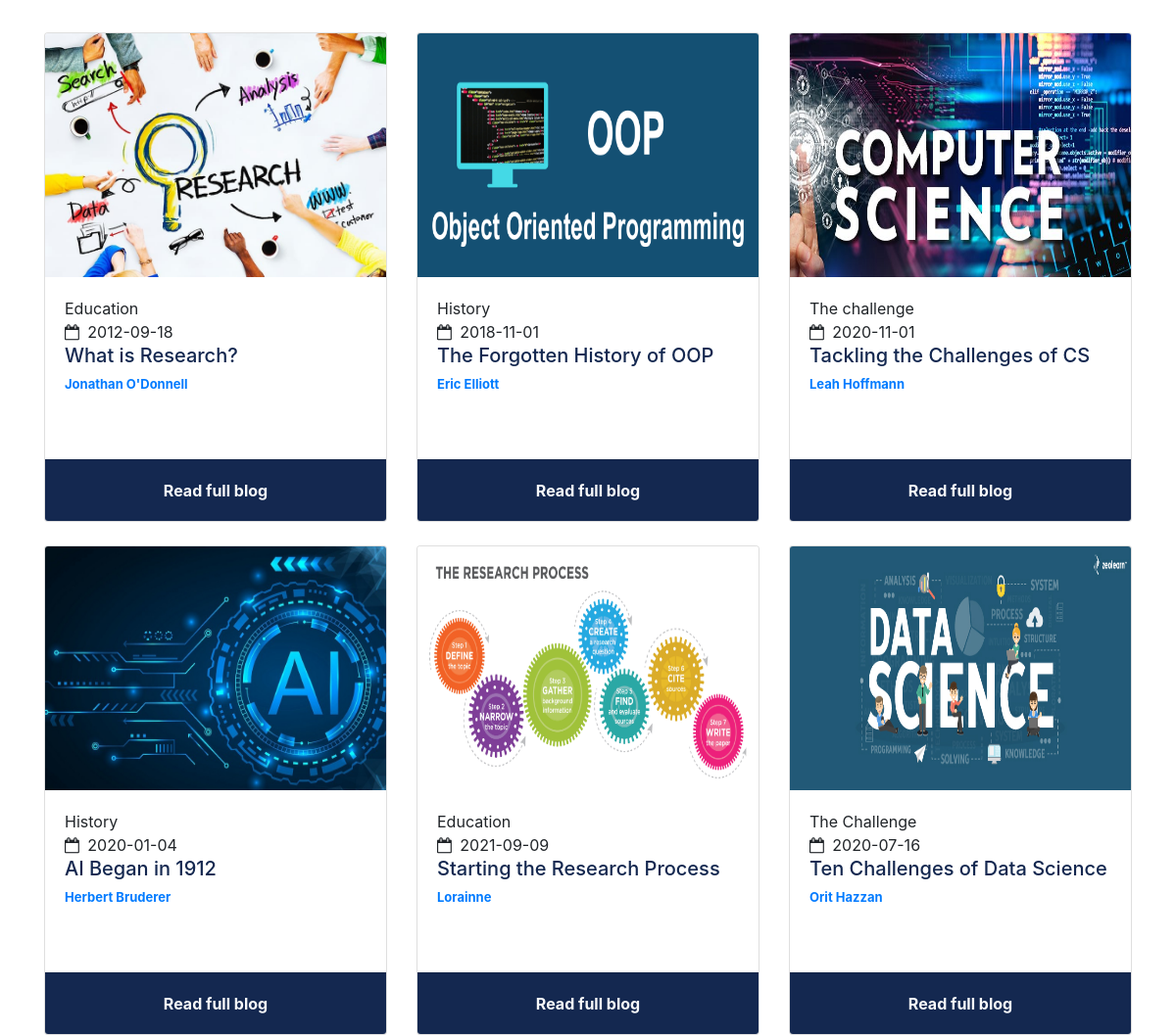
The app's page /php/blog.php (middle part), older data.
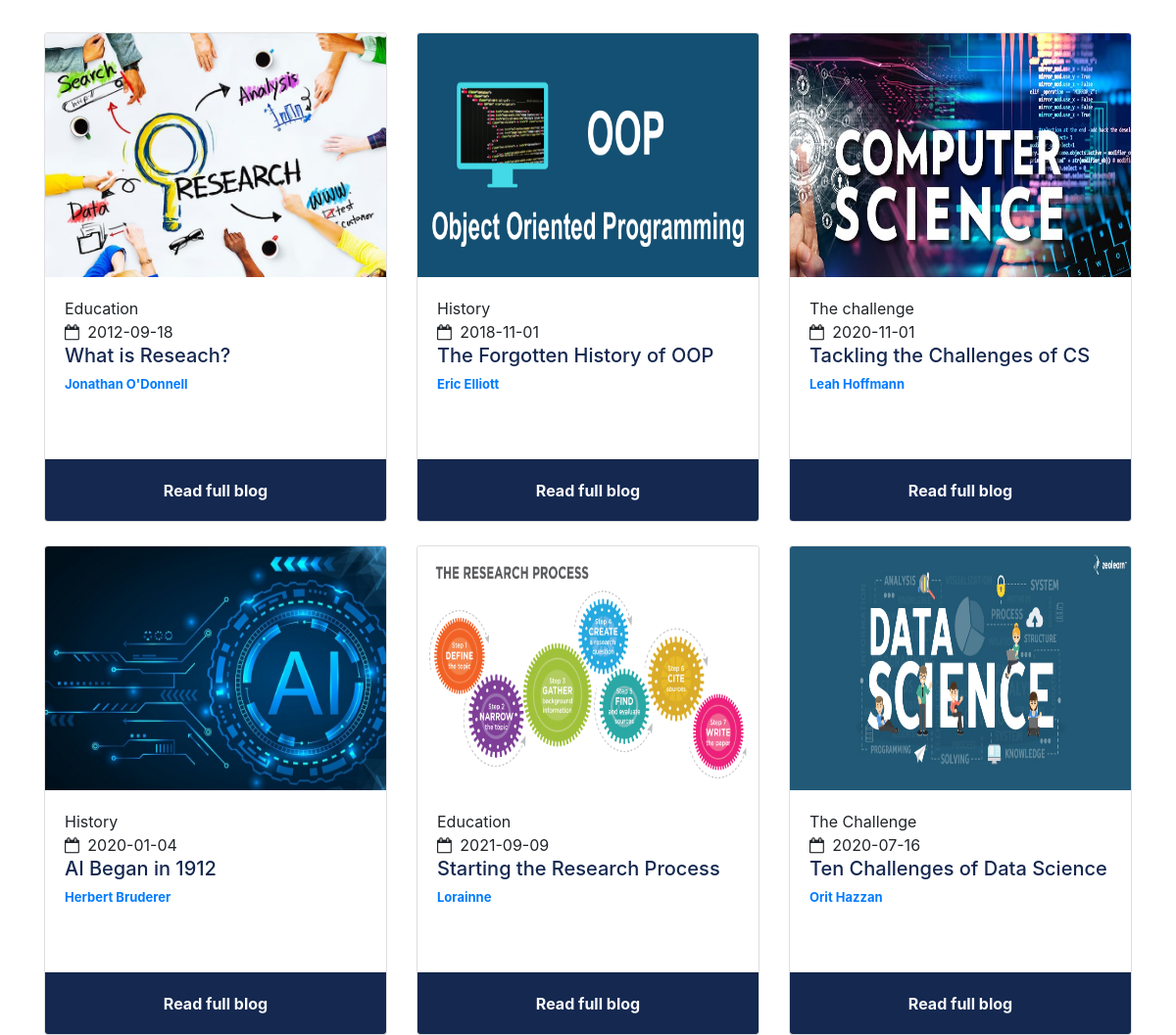
The same page, newer data.
### tables this page shows
CREATE TABLE `blog` (
  `Blog_ID` int(100) NOT NULL,
  `Topic` varchar(100) NOT NULL,
  `Date` date NOT NULL,
  `Image` varchar(100) NOT NULL,
  `Title` varchar(100) NOT NULL,
  `Content` varchar(50000) NOT NULL,
  `Author_ID` int(100) NOT NULL
);

CREATE TABLE `author` (
  `Author_ID` int(11) NOT NULL,
  `Author_Name` varchar(100) NOT NULL,
  `Author_Email` varchar(255) NOT NULL,
  `Author_Image` varchar(100) NOT NULL,
  `Description` varchar(10000) NOT NULL
);

### php/blog.php (the view, shortened to what this page needs)
<?php
include('dbcon.php');
?>
<?php
if (isset($_POST['search'])) {
    $valuetosearch1 = $_POST['valueTosearch1'];
    $valuetosearch2 = $_POST['valueTosearch2'];
    $valuetosearch3 = $_POST['valueTosearch3'];
    $query = "SELECT * FROM blog inner join author using(Author_ID) where (Topic LIKE '%$valuetosearch1%' and  Title LIKE '%$valuetosearch2%' and Author_Name LIKE '%$valuetosearch3%')";
    $res = mysqli_query($connect, $query);
} else {
    $art = "SELECT * from blog inner join author using(Author_ID)";
    $res = mysqli_query($connect, $art);
}
?>
<!DOCTYPE html>
<html lang="en">
<head>
    <link href="https://stackpath.bootstrapcdn.com/font-awesome/4.7.0/css/font-awesome.min.css" rel="stylesheet">
    <link href="https://cdn.jsdelivr.net/npm/bootstrap@5.0.2/dist/css/bootstrap.min.css" rel="stylesheet">
    <link href="https://cdn.jsdelivr.net/npm/bootstrap@5.1.3/dist/css/bootstrap.min.css" rel="stylesheet">
    <link rel="stylesheet" href="../css/bootstrap.min.css">
    <link rel="stylesheet" href="../css/animate.css">
    <link rel="stylesheet" href="../css/blog.css?v=<?php echo time(); ?>">
</head>
<body>
    <?php include("navbar.php"); ?>
    <div class="product container mt-5 mb-5">
        <div class="row row-cols-1 row-cols-lg-3 row-cols-md-2 g-4">
            <?php
            while ($row = mysqli_fetch_assoc($res)) :
            ?>
                <div class="col">
                    <div class="card blog">
                        <img class="card-img-top" src="../image/<?php echo $row['Image']; ?>" style="width: 100%" alt="Card image cap">
                        <div class="card-body">
                            <div class="blog-list">
                                <div>
                                    <span><?php echo $row['Topic']; ?></span>
                                </div>
                                <span><i class="fa fa-calendar me-1"></i>
                                    <?php echo $row['Date']; ?></span>
                            </div>
                            <h5 class="blog-title"><a href="blog.php?article=<?php echo $row['Blog_ID']; ?>" rel="bookmark"><?php echo $row['Title']; ?></a></h5>
                            <div class="d-flex align-items-center justify-content-between blog-list2">
                                <div class="author d-flex" style="">
                                    <a class="fw-bold" style="font-size: 13px;" href="blog.php?author=<?php echo $row['Author_ID']; ?>">
                                        <span><?php echo $row['Author_Name']; ?></span>
                                    </a>
                                </div>
                            </div>
                        </div>
                        <div class="card-footer c-footer text-center">
                            <a href="blog.php?article=<?php echo $row['Blog_ID']; ?>" class="btn text-light font-weight-bold hhn" id="blog_btn" tabindex="-1" role="button" aria-disabled="true">Read full blog</a>
                        </div>
                    </div>
                </div>
            <?php endwhile; ?>
        </div>
    </div>
    <?php include("footer.php"); ?>
</body>
</html>

### php/navbar.php (shortened to what this page needs)
<!DOCTYPE html>
<html lang="en">
<head>
    <link rel="stylesheet" href="https://cdnjs.cloudflare.com/ajax/libs/font-awesome/4.7.0/css/font-awesome.min.css"
 />
    <link rel="stylesheet" href="../css/all.min.css">
    <link rel="stylesheet" href="../css/bootstrap.min.css">
    <link rel="stylesheet" href="../css/navbar.css?v=<?php echo time(); ?>">
</head>
<body>
</body>
</html>

### php/footer.php (shortened to what this page needs)
<!DOCTYPE html>
<html lang="en">
<head>
  <link rel="stylesheet" href="../css/all.min.css">
  <link href="https://cdn.jsdelivr.net/npm/bootstrap@5.0.2/dist/css/bootstrap.min.css" rel="stylesheet"
>
  <link rel="stylesheet" href="https://maxcdn.bootstrapcdn.com/bootstrap/4.5.2/css/bootstrap.min.css">
    <link rel="stylesheet" href="https://stackpath.bootstrapcdn.com/font-awesome/4.7.0/css/font-awesome.min.css"
>
  <link rel="stylesheet" href="../css/fontawesome.min.css">
  <link rel="stylesheet" href="../css/bootstrap.min.css">
  <link rel="stylesheet" href="../css/footer.css?v=<?php echo time(); ?>">
  <link rel="stylesheet" href="../css/animate.min.css">
</head>
<body>
</body>
</html>

### css/blog.css (style rules this page uses)
.blog-list2 { color: #142850; font-size: small; margin-top: auto; }
.blog-title a { color: #142850; text-decoration: none; }
.blog img { height: 50%; }
.product .card { height:500px; }
.c-footer { background-color: #142850 !important; }

Row changes from the older to the newer data that the page shows:
changed blog "Jonathan O'Donnell": Title "What is Research?" → "What is Reseach?"
